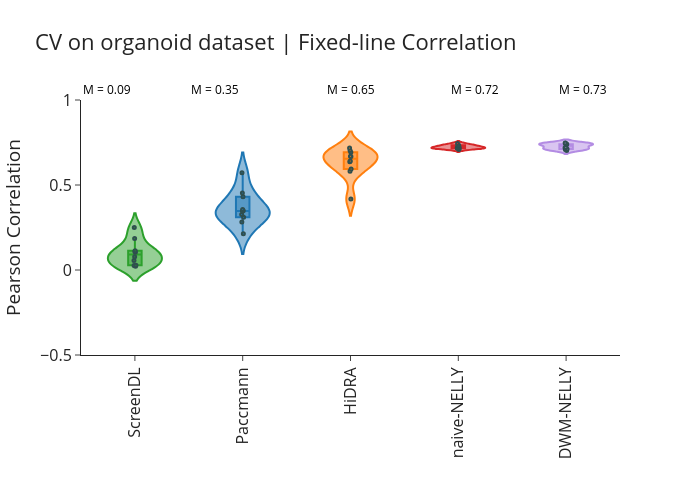

The code cell stored with this chart in its notebook:
### Code cell
palette = {
    "Paccmann": "#1F77B4",       # blue
    "HiDRA": "#FF7F0E",  # orange
    "ScreenDL": "#2CA02C",     # green
    "naive-NELLY": "#D62728",   # red
    "DWM-NELLY" : "#b38ce3"
}

# _, p = wilcoxon(per_drug_pcc_cv.T["CPV"], screendl_fixed_drug.T["ScreenDL"], alternative="greater")
fig = px.violin(metrics_fixed_line,
                x="Method",
                y="MCorrelation",
                color="Method",
                height=500,
                width=700,
                template="simple_white",
                box=True,
                points="all",
                labels={"Method": "",
                        "MCorrelation": "Pearson Correlation"
                       },
                color_discrete_map=palette,
                title= "CV on organoid dataset | Fixed-line Correlation"
                
                
         )





fig.add_annotation(
    x=0,  # Adjust if you have multiple violins (e.g., grouped by drug)
    y=1,
    text=f"M = {screendl_fixed_line.median(1).item():.2f}",
    xref="paper", yref="paper",
    showarrow=False,
    yanchor='bottom',
    font=dict(color="black", size=12)
)

fig.add_annotation(
    x=0.2,  # Adjust if you have multiple violins (e.g., grouped by drug)
    y=1,
    text=f"M = {paccmann_fixed_line.median(1).item():.2f}",
    xref="paper", yref="paper",
    showarrow=False,
    yanchor='bottom',
    font=dict(color="black", size=12)
)

fig.add_annotation(
    x=0.5,  # Adjust if you have multiple violins (e.g., grouped by drug)
    y=1,
    text=f"M = {hidra_fixed_line.median(1).item():.2f}",
    xref="paper", yref="paper",
    showarrow=False,
    yanchor='bottom',
    font=dict(color="black", size=12)
)

fig.add_annotation(
    x=0.78,  # Adjust if you have multiple violins (e.g., grouped by drug)
    y=1,
    text=f"M = {naive_NELLY_fixed_line.median(1).item():.2f}",
    xref="paper", yref="paper",
    showarrow=False,
    yanchor='bottom',
    font=dict(color="black", size=12)
)


fig.add_annotation(
    x=0.98,  # Adjust if you have multiple violins (e.g., grouped by drug)
    y=1,
    text=f"M = {dwm_NELLY_fixed_line.median(1).item():.2f}",
    xref="paper", yref="paper",
    showarrow=False,
    yanchor='bottom',
    font=dict(color="black", size=12)
)

fig.update_traces(
    marker=dict(
        size=3,
        line=dict(width=2, color="DarkSlateGrey")
    )
)

fig.update_traces(
    jitter=0.05,
    pointpos=0,
    width=0.5
)


fig.update_layout(font=dict(size=16), showlegend=False)
fig.update_yaxes(range=[-0.5, 1])
fig.update_xaxes(tickangle=-90)

fig

### Figure 1 — Plotly figure (JSON) as saved in the notebook; plotly's stock layout.template omitted (floating-point values rounded to 4 significant figures)
{"data": [{"alignmentgroup": "True", "box": {"visible": true}, "hovertemplate": "=%{x}<br>Pearson Correlation=%{y}<extra></extra>", "jitter": 0.05, "legendgroup": "ScreenDL", "marker": {"color": "#2CA02C", "line": {"color": "DarkSlateGrey", "width": 2}, "size": 3}, "name": "ScreenDL", "offsetgroup": "ScreenDL", "orientation": "v", "pointpos": 0, "points": "all", "scalegroup": "True", "showlegend": true, "type": "violin", "width": 0.5, "x": ["ScreenDL", "ScreenDL", "ScreenDL", "ScreenDL", "ScreenDL", "ScreenDL", "ScreenDL", "ScreenDL", "ScreenDL", "ScreenDL"], "x0": " ", "xaxis": "x", "y": [0.0786, 0.2493, 0.1136, 0.02786, 0.104, 0.05581, 0.1094, 0.0222, 0.02658, 0.1852], "y0": " ", "yaxis": "y"}, {"alignmentgroup": "True", "box": {"visible": true}, "hovertemplate": "=%{x}<br>Pearson Correlation=%{y}<extra></extra>", "jitter": 0.05, "legendgroup": "Paccmann", "marker": {"color": "#1F77B4", "line": {"color": "DarkSlateGrey", "width": 2}, "size": 3}, "name": "Paccmann", "offsetgroup": "Paccmann", "orientation": "v", "pointpos": 0, "points": "all", "scalegroup": "True", "showlegend": true, "type": "violin", "width": 0.5, "x": ["Paccmann", "Paccmann", "Paccmann", "Paccmann", "Paccmann", "Paccmann", "Paccmann", "Paccmann", "Paccmann", "Paccmann"], "x0": " ", "xaxis": "x", "y": [0.453, 0.5721, 0.4308, 0.3268, 0.2828, 0.348, 0.31, 0.3554, 0.2131, 0.3472], "y0": " ", "yaxis": "y"}, {"alignmentgroup": "True", "box": {"visible": true}, "hovertemplate": "=%{x}<br>Pearson Correlation=%{y}<extra></extra>", "jitter": 0.05, "legendgroup": "HiDRA", "marker": {"color": "#FF7F0E", "line": {"color": "DarkSlateGrey", "width": 2}, "size": 3}, "name": "HiDRA", "offsetgroup": "HiDRA", "orientation": "v", "pointpos": 0, "points": "all", "scalegroup": "True", "showlegend": true, "type": "violin", "width": 0.5, "x": ["HiDRA", "HiDRA", "HiDRA", "HiDRA", "HiDRA", "HiDRA", "HiDRA", "HiDRA", "HiDRA", "HiDRA"], "x0": " ", "xaxis": "x", "y": [0.417, 0.6405, 0.6683, 0.6366, 0.7177, 0.6692, 0.5938, 0.692, 0.7029, 0.5814], "y0": " ", "yaxis": "y"}, {"alignmentgroup": "True", "box": {"visible": true}, "hovertemplate": "=%{x}<br>Pearson Correlation=%{y}<extra></extra>", "jitter": 0.05, "legendgroup": "naive-NELLY", "marker": {"color": "#D62728", "line": {"color": "DarkSlateGrey", "width": 2}, "size": 3}, "name": "naive-NELLY", "offsetgroup": "naive-NELLY", "orientation": "v", "pointpos": 0, "points": "all", "scalegroup": "True", "showlegend": true, "type": "violin", "width": 0.5, "x": ["naive-NELLY", "naive-NELLY", "naive-NELLY", "naive-NELLY", "naive-NELLY", "naive-NELLY", "naive-NELLY", "naive-NELLY", "naive-NELLY", "naive-NELLY"], "x0": " ", "xaxis": "x", "y": [0.7162, 0.7267, 0.7447, 0.7258, 0.7345, 0.7171, 0.7167, 0.7092, 0.7181, 0.7346], "y0": " ", "yaxis": "y"}, {"alignmentgroup": "True", "box": {"visible": true}, "hovertemplate": "=%{x}<br>Pearson Correlation=%{y}<extra></extra>", "jitter": 0.05, "legendgroup": "DWM-NELLY", "marker": {"color": "#b38ce3", "line": {"color": "DarkSlateGrey", "width": 2}, "size": 3}, "name": "DWM-NELLY", "offsetgroup": "DWM-NELLY", "orientation": "v", "pointpos": 0, "points": "all", "scalegroup": "True", "showlegend": true, "type": "violin", "width": 0.5, "x": ["DWM-NELLY", "DWM-NELLY", "DWM-NELLY", "DWM-NELLY", "DWM-NELLY", "DWM-NELLY", "DWM-NELLY", "DWM-NELLY", "DWM-NELLY", "DWM-NELLY"], "x0": " ", "xaxis": "x", "y": [0.722, 0.7191, 0.7037, 0.7114, 0.7456, 0.7095, 0.74, 0.74, 0.7464, 0.7396], "y0": " ", "yaxis": "y"}], "layout": {"annotations": [{"font": {"color": "black", "size": 12}, "showarrow": false, "text": "M = 0.09", "x": 0, "xref": "paper", "y": 1, "yanchor": "bottom", "yref": "paper"}, {"font": {"color": "black", "size": 12}, "showarrow": false, "text": "M = 0.35", "x": 0.2, "xref": "paper", "y": 1, "yanchor": "bottom", "yref": "paper"}, {"font": {"color": "black", "size": 12}, "showarrow": false, "text": "M = 0.65", "x": 0.5, "xref": "paper", "y": 1, "yanchor": "bottom", "yref": "paper"}, {"font": {"color": "black", "size": 12}, "showarrow": false, "text": "M = 0.72", "x": 0.78, "xref": "paper", "y": 1, "yanchor": "bottom", "yref": "paper"}, {"font": {"color": "black", "size": 12}, "showarrow": false, "text": "M = 0.73", "x": 0.98, "xref": "paper", "y": 1, "yanchor": "bottom", "yref": "paper"}], "font": {"size": 16}, "height": 500, "legend": {"title": {"text": ""}, "tracegroupgap": 0}, "showlegend": false, "title": {"text": "CV on organoid dataset | Fixed-line Correlation"}, "violinmode": "overlay", "width": 700, "xaxis": {"anchor": "y", "autorange": true, "categoryarray": ["ScreenDL", "Paccmann", "HiDRA", "naive-NELLY", "DWM-NELLY"], "categoryorder": "array", "domain": [0, 1], "range": [-0.5, 4.5], "tickangle": -90, "title": {"text": ""}, "type": "category"}, "yaxis": {"anchor": "x", "domain": [0, 1], "range": [-0.5, 1], "title": {"text": "Pearson Correlation"}, "type": "linear"}}}
